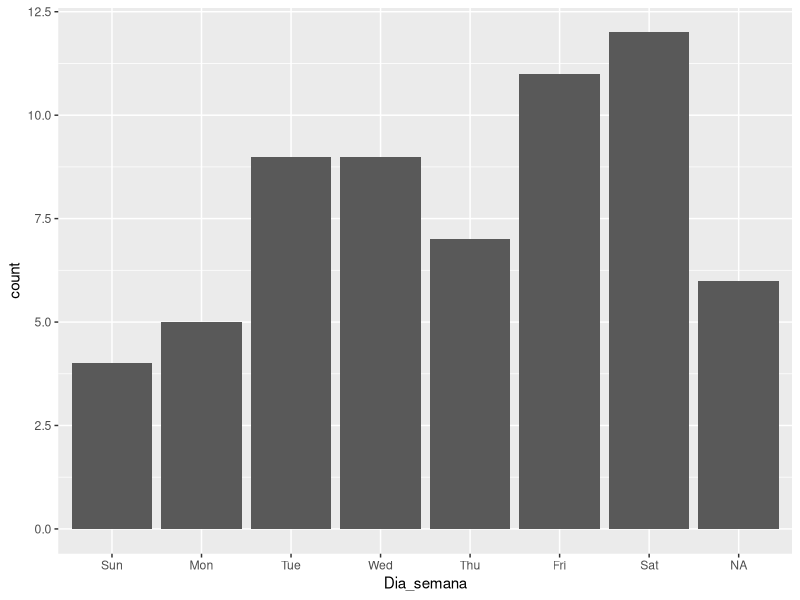
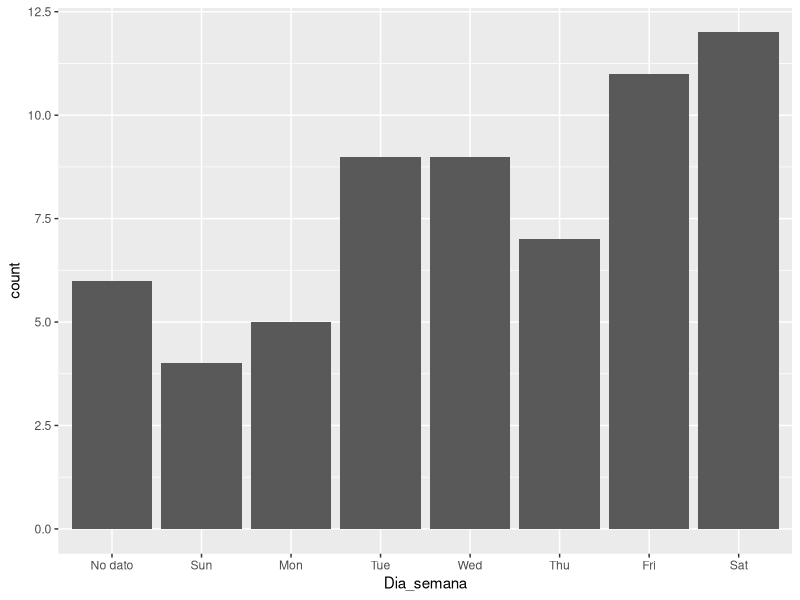
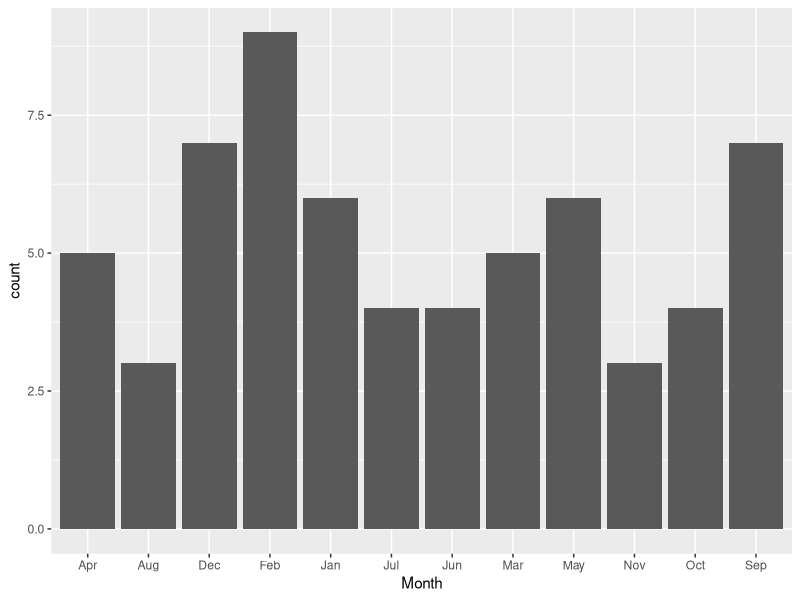
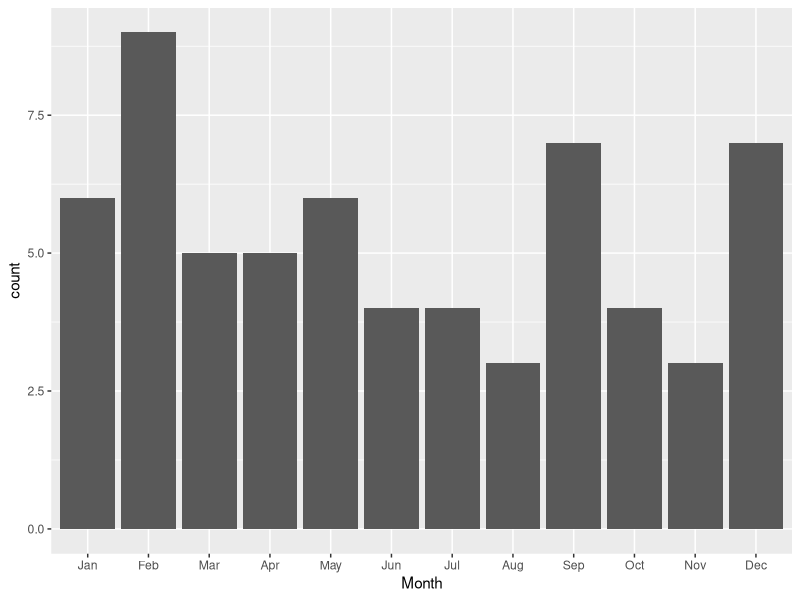
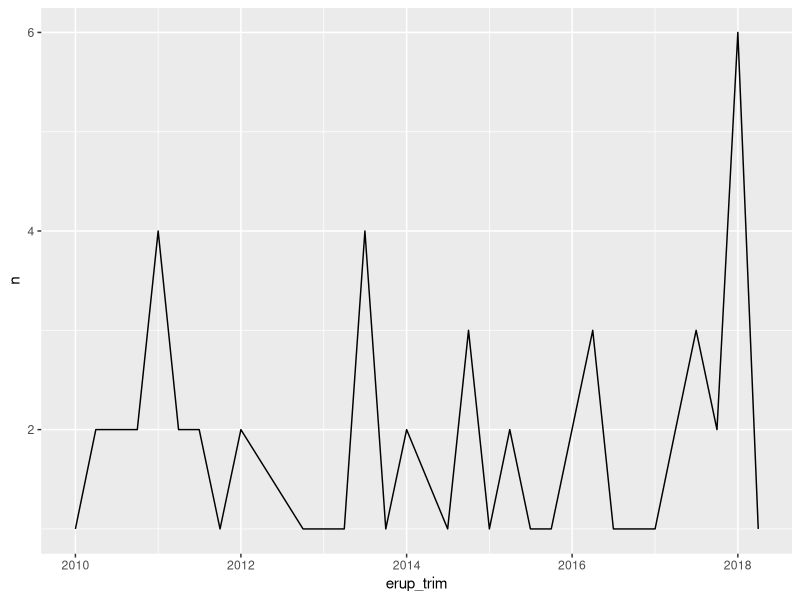
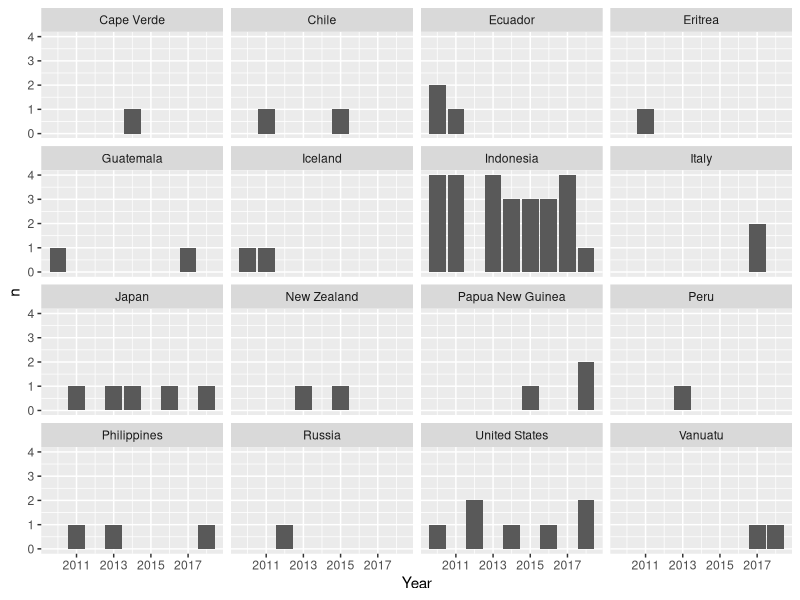

The R source for these figures, in order:
###########################################################################
#Club de Lectura:
#R para Ciencia de Datos (Wickham y Grolemund)
#R-Ladies Barranquilla, Galapagos, Guayaquil y Milagro
#
#Sesion 2: Capitulos 16 (Fechas y horas), y 18 (Pipes)
#Script por: Denisse Fierro Arcos (R-Ladies Galapagos)
###########################################################################

# Llamando bibliotecas ----------------------------------------------------
library(tidyverse)
library(lubridate)


# Capitulo 16: Fechas y horas ---------------------------------------------
#Datos tipo fecha
today()

#Datos tipo fecha-hora
now()

# Creando fechas/horas con caracteres ####
#Diferentes opciones dependiendo del orden de la fecha
ymd("2021-05-22") # Anio-mes-dia
ymd(20210522)

mdy("May 22, 2021") # Mes-dia-anio
mdy(05222021)

dmy("22 may 2021") # Dia-mes-anio
dmy(22052021)

#Si utilizamos algo que no indique una fecha
dmy("hola")

#Podemos utilizar un numero que represente los segundos desde 1970-01-01
as_datetime((60*60*2)+(60*30)) #Por ejemplo, 2 horas y 30 minutos
#O como dias desde 1970-01-01
as_date((30*3)+15) #3 meses y 15 dias

#Para agregar horas usa un guion bajo y especifica si incluyes hora, minutos
#y/o segundos
ymd_h("2021-05-22 8pm")
mdy_hm("may 22, 2021 20:01")
dmy_hms("22 may 2021 8:01:20 pm")

#Si quieres anadir un huso horario utiliza el parametro tz (timezone)
ymd_h("2021-05-22 8pm", tz = "Pacific/Galapagos")
dmy_hms("22 may 2021 8:01:20 pm", tz = "America/Guayaquil")
#Para ver la lista de zonas horarias disponibles usa la funcion OlsonNames()

#Podemos agregar el parametro tzone a today() o now
now(tzone = "Pacific/Galapagos")
today(tzone = "Australia/Sydney")


# Creando fechas/horas con componentes individuales de fecha/hora ####
#Carguemos un set de datos

ruta="C:/Users/Asus-PC/Documents/ClubLectura_R4DS/ClubLectura_R4DS_Sesion2_2021-05-27/Datos"
setwd(ruta)

erupciones <- read_csv("volcano_data_2010.csv")
#Revisemos los datos
erupciones
head(erupciones,4)
tail(erupciones, 5)    #Las últimas 5 filas
#estuctura global del dataframe
str(erupciones) # más sobre dataframe en el link https://aprender-uib.github.io/AprendeR1/chap-df.html

#Creemos la fecha en una nueva columna
erupciones %>% 
  mutate(Fecha = make_date(Year, Month, Day)) %>% 
  #Revisemos el resultado
  select(Year:Day, Fecha) %>% 
  head()
#Algo no esta bien

#Intentemos otra cosa
erupciones %>% 
  mutate(Fecha = make_date(Year, Month)) %>% 
  select(Year:Day, Fecha) %>% 
  head()
#Tampoco esta bien

#Pongamos condiciones que se apliquen de acuerdo a si existe un dia o no
erupciones %>% 
  mutate(Fecha = case_when(is.na(Day) ~ make_date(Year, Month),
                           TRUE ~ make_date(Year, Month, Day))) %>% 
  select(Year:Day, Fecha) %>% 
  head()
#Mucho mejor

#Tambien podriamos crear fecha hora con componentes individuales
erupciones %>% 
  #Crearemos columnas adicionales con horas y minutos. Todas tendran la misma
  #informacion
  mutate(hora = 13, minuto = 30) %>%
  #Ahora creemos la fecha-hora
  mutate(fecha_hora = make_datetime(Year, Month, Day, hora, minuto)) %>% 
  select(Year:Day, fecha_hora)
  

# Creando fechas/horas con fechas/horas existentes ####
#Recordemos
today()
#Para cambiar a fecha-hora
as_datetime(today())

#Fecha-hora a fecha
now()
as_date(now())


# Componentes de fecha-hora ####
year(today())
month(today())
#Si queremos el nombre del mes anade label = T
month(today(), label = T)
day(today())
hour(now())
minute(now())
second(now())

#Dia del mes
mday(today())
#Dia del anio
yday(today())
#Dia de la semana
wday(today())
#Tambien tiene la opcion de mostrar el nombre escrito
wday(today(), label = T)

#Con las funciones arriba podemos cambiar el componente de una fecha
fecha_hora <- now()
fecha_hora
#Cambiemos el anio
year(fecha_hora) <- 2022
fecha_hora
hour(fecha_hora) <- hour(fecha_hora)-5
fecha_hora

#Update tambien es util 
update(fecha_hora, year = 2020, month = 2, mday = 2, hour = 2)
fecha_hora
fecha_hora %>% update(hour = 48)

#Si queremos ver el dia de la semana con mas erupciones
erupciones %>% 
  #Las filas sin dia se convertiran en NA
  mutate(Fecha = make_date(Year, Month, Day),
         Dia_semana = wday(Fecha, label = T)) %>% 
  ggplot(aes(Dia_semana))+
  geom_bar()

#Si los queremos ordernar podemos utilizar factores
erupciones %>% 
  #Las filas sin dia se convertiran en NA
  mutate(Fecha = make_date(Year, Month, Day),
         #Obtengamos el dia de la semana - Recuerda utilizar label para
         #obtener el nombre
         Dia_semana = factor(wday(Fecha, label = T), 
                             #Ordenamos el factor
                             ordered = T)) %>% 
  #Podemos agregar los NA que aparezcan con un grupo llamado 'No dato'
  mutate(Dia_semana = fct_explicit_na(Dia_semana, "No dato")) %>% 
  #Ahora podemos ubicar los 'No dato' antes que los demas dias de la semana
  mutate(Dia_semana = fct_relevel(Dia_semana, "No dato")) %>% 
  #Creamos un grafico de barras
  ggplot(aes(Dia_semana))+
  geom_bar()

#Si queremos la informacion por mes
erupciones %>% 
  #Cambiamos el numero por el nombre del mes
  mutate(Month = month.abb[Month]) %>% 
  ggplot(aes(Month))+
  geom_bar()

#Recordemos sobre factores y reordenemos
erupciones %>% 
  #Creamos un factor con niveles ordenamos
  mutate(Month = factor(month.abb[Month], levels = month.abb, 
                        ordered = T)) %>% 
  ggplot(aes(Month))+
  geom_bar()


# Redondeo ####
#Si podemos redondear fechas hacia abajo o hacia arriba
#Primero hagamos una columna de fecha permanente
erupciones <- erupciones %>% 
  #Las filas sin dia se convertiran en NA
  mutate(Fecha = make_date(Year, Month, Day),
         Dia_semana = wday(Fecha, label = T))

#Imaginemos que queremos contar el numero de erupciones por trimestre
erupciones %>% 
  count(erup_trim = floor_date(Fecha, "quarter")) %>% 
  #Podemos graficar
  ggplot(aes(erup_trim, n)) +
  geom_line()

#Comparemos el grafico si forzamos el redondeo hacia arriba
erupciones %>% 
  mutate(erup_trim_arriba = ceiling_date(Fecha, "quarter"),
        erup_trim_abajo = floor_date(Fecha, "quarter"),
        erup_trim = round_date(Fecha, "quarter")) %>% 
  select(Fecha, starts_with("erup"))


# Lapsos de tiempo 
#Que edad tengo?
edad <- today() - make_date(1987, 4, 2)
edad
#Para saber los anios podria dividir para 365 para obtener un aproximado
edad/365
#Pero no es correcto porque existen anios bisiestos, entonces usamos
#as.duration
as.duration(edad)

#Y si quiero crear duracion en horas o minutos
dminutes(300)
ddays(c(4, 18))

#Podemos sumar entre si sin problema
dyears(34) + dmonths(1) + ddays(25)

# Periodos de tiempo son similares a los lapsos, pero no son afectados por
# diferencias horarias con horarios de verano, por ejemplo o con anios 
# bisiestos
minutes(10)
months(c(2, 20))

ymd("2019-03-01")+dyears(1)
ymd("2019-03-01")+years(1) #ojo con years se asume que todos los años son iguales


# Intervalos ####
siguiente_anio <- today() + years(1)
(today() %--% siguiente_anio) / ddays(1) #duración real
(today() %--% siguiente_anio) %/% days(1)


# Zonas horarias ####
Sys.timezone()
ymd_hms("2021-02-02 05:30:00")
a <- ymd_hms("2021-02-02 05:30:00", tz = "Pacific/Galapagos")
b <- ymd_hms("2021-02-02 05:30:00", tz = Sys.timezone())
b - a #diferencia horaria

#Podemos cambiar un huso horario
c <- today()
#Actualiza el huso horario y la hora
with_tz(c, tzone = "Pacific/Galapagos")
#Actualiza solo el uso horario
force_tz(c, tzone = "Pacific/Galapagos")


# Capitulo 18: Pipes ------------------------------------------------------
#los pipes ayudan a que el código sea más fácil de leer
library(magrittr)

#Usando pipes
erupciones %>% #este pipe esta en tidyverse
  filter(Location == "Ecuador") %>% 
  count(Year)

#Sin pipes
count(filter(erupciones, Location == "Ecuador"), Year)

# El pipe %$% nos permite escoger columnas especificas en vez del data frame
erupciones %>% 
  drop_na(DAMAGE_MILLIONS_DOLLARS) %$% #ojo con el nuevo pipe con dolar
  mean(DAMAGE_MILLIONS_DOLLARS)

#shortcuts Ctrl+shift+m or cmd+shift+m (Mac)
#Hay un nuevo pipe |>

#El pipe %<>% permite reemplazar valores en una variable
#Copiemos erupciones
erupciones2 <- erupciones
erupciones2

#Escojamos los datos donde se incluyen el dia de la erupcion
erupciones2 %<>% 
  drop_na(Day)
erupciones2

# > dim(erupciones)
# [1] 63 38
# > dim(erupciones2)
# [1] 57 38

#Usar con precaucion porque con esto pisamos el dataframe

#El pipe %T>% nos da resultados intermedios
erupciones %>% 
  group_by(Year, Country) %>% 
  count() %T>%
  print() %>% 
  ggplot(aes(Year, n))+
  geom_col()+
  facet_wrap(~Country)
